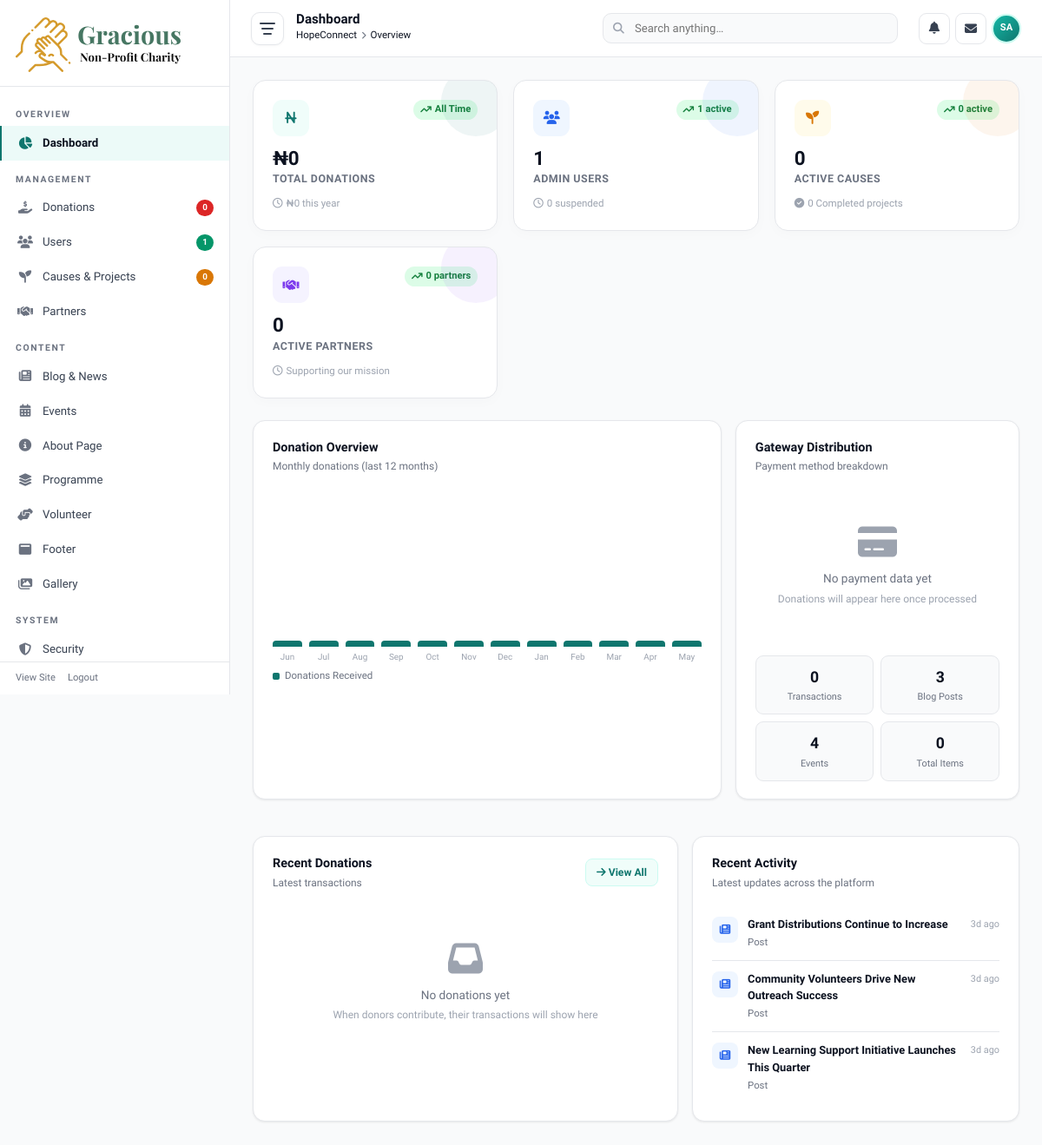
The page /admin/index.php (signed in) on the database its author committed.
### tables this page shows
CREATE TABLE posts (
    id BIGINT UNSIGNED AUTO_INCREMENT PRIMARY KEY,
    author_id BIGINT UNSIGNED NULL,
    primary_category_id BIGINT UNSIGNED NULL,
    title VARCHAR(190) NOT NULL,
    slug VARCHAR(190) NOT NULL UNIQUE,
    permalink_path VARCHAR(255) NOT NULL UNIQUE,
    excerpt TEXT NULL,
    content LONGTEXT NOT NULL,
    featured_image VARCHAR(255) NULL,
    category VARCHAR(120) NULL,
    author_name VARCHAR(120) NULL,
    status ENUM('draft', 'published', 'archived') DEFAULT 'draft',
    meta_title VARCHAR(190) NULL,
    meta_description VARCHAR(255) NULL,
    seo_keywords VARCHAR(255) NULL,
    canonical_url VARCHAR(255) NULL,
    published_at DATETIME NULL,
    created_at TIMESTAMP DEFAULT CURRENT_TIMESTAMP,
    updated_at TIMESTAMP DEFAULT CURRENT_TIMESTAMP ON UPDATE CURRENT_TIMESTAMP,
    CONSTRAINT fk_posts_author FOREIGN KEY (author_id) REFERENCES admins(id),
    CONSTRAINT fk_posts_primary_category FOREIGN KEY (primary_category_id) REFERENCES post_categories(id)
);

### admin/index.php (the view, shortened to what the rows shown need)
<?php
$dbAvail = Database::available();
$recentDonations = []; $recentPosts = []; $recentActivity = [];
if ($dbAvail) {
    $actPosts = Database::fetchAll("SELECT p.title AS item,'post' AS type,p.updated_at AS dt FROM posts p ORDER BY p.updated_at DESC LIMIT 3") ?: [];
    $actDonations = Database::fetchAll("SELECT CONCAT('Donation: ',COALESCE(donor_name,'Anonymous')) AS item,'donation' AS type,COALESCE(paid_at,created_at) AS dt FROM donations ORDER BY dt DESC LIMIT 3") ?: [];
    $merged = array_merge($actPosts, $actDonations);
    usort($merged, fn($a, $b) => strtotime((string)($b["dt"] ?? "")) <=> strtotime((string)($a["dt"] ?? "")));
    $recentActivity = array_slice($merged, 0, 5);
}
?>
<!DOCTYPE html>
<html lang="en">
<head>
<link rel="stylesheet" href="https://cdnjs.cloudflare.com/ajax/libs/font-awesome/6.5.1/css/all.min.css"/>
</head>
<body>
<div class="app">
<div class="main" id="main">
  <div class="content active" id="page-dashboard">
    <div class="two-col">
      <div class="card">
        <?php if ($recentActivity): ?>
        <div class="activity-list">
          <?php foreach ($recentActivity as $act): ?>
          <div class="act-row">
            <div class="act-icon <?php echo Helpers::e($act["type"] === "post" ? "info" : "login"); ?>"><i class="fas fa-<?php echo Helpers::e($act["type"] === "post" ? "newspaper" : "heart"); ?>"></i></div>
            <div class="act-body">
              <span class="act-title"><?php echo Helpers::e((string)$act["item"]); ?></span>
              <span class="act-desc"><?php echo Helpers::e(ucfirst((string)$act["type"])); ?></span>
            </div>
            <div class="act-time"><?php echo Helpers::e(Helpers::ta($act["dt"] ?? null)); ?></div>
          </div>
          <?php endforeach; ?>
        </div>
        <?php else: ?>
        <div class="empty-state"><i class="fas fa-clock"></i><p>No recent activity</p></div>
        <?php endif; ?>
      </div>
    </div>
  </div>
</div>
</div>
</body>
</html>

### rows shown on the page
posts: title "Grant Distributions Continue to Increase", type "Post", updated_at "3d ago"
posts: title "Community Volunteers Drive New Outreach Success", type "Post", updated_at "3d ago"
posts: title "New Learning Support Initiative Launches This Quarter", type "Post", updated_at "3d ago"

### other values the page prints
Helpers::e((string)$pendingReview) "0"
Helpers::e((string)$totalAdmins) "1"
Helpers::e((string)$publishedProgrammes) "0"
Helpers::e($adminInitials) "SA"
Helpers::e(Helpers::fmt($totalDonationsAll)) "₦0"
Helpers::e(Helpers::fmt($totalDonationsYear)) "₦0"
Helpers::e($activeAdmins) "1"
Helpers::e($totalAdmins) "1"
Helpers::e($suspendedAdmins) "0"
Helpers::e($publishedProgrammes) "0"
$completedProgrammes "0"
Helpers::e($activePartners) "0"
Helpers::e($m["label"]) "Jun"
Helpers::e($m["label"]) "Jul"
Helpers::e($m["label"]) "Aug"
